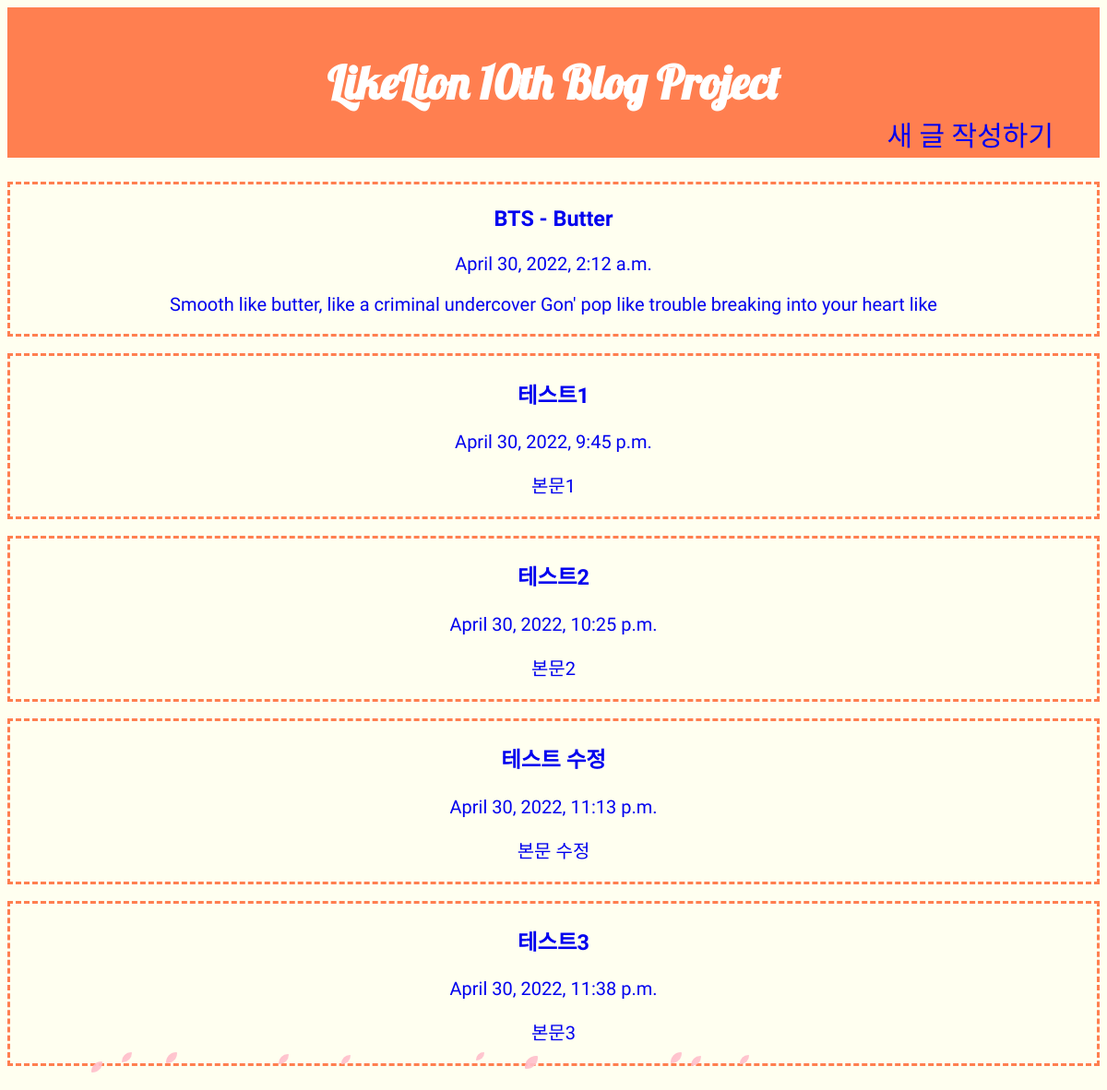
The page / on the database its author committed.
### blog/models.py (models this page shows, shortened)
class Blog(models.Model): # Blog는 데이터베이스
  title = models.CharField(max_length=20)
  contents = models.TextField()
  created_at = models.DateTimeField(auto_now_add=True)
  def summary(self):
      return self.contents[:100] # 본문을 100자까지만 보여줌

### blog/views.py (the view)
# urls.py: 2. Add a URL to urlpatterns:  path('', views.home, name='home')
def home(request):
  blogs = Blog.objects.all()
  return render(request,'home.html',{'blogs':blogs})

### blog/templates/home.html (shortened to what this page needs)
{% load static %}
<link rel="stylesheet" href="{% static 'css/style.css' %}">
<h1 class="home-h1">LikeLion 10th Blog Project</h1>
<p class="home-p"><a href="{% url 'new' %}">새 글 작성하기</a></p>
{% for blog in blogs %}
<div class="home-div">
  <a href="{% url 'detail' blog.id %}">
    <h3>{{blog.title}}</h3>
    {{blog.created_at}}
    <p>{{blog.summary}}</p>
  </a>
</div>
{% endfor %}

### blog/static/css/style.css (style rules this page uses)
.home-h1 { background-color: coral; color: white; font-family: 'Lobster'; font-size: 50px; padding: 50px; }
.home-p { text-align: right; font-size: 30px; padding-right: 50px; margin-top: -100px; }
.home-p>a { text-decoration: none; }
.home-div { border-style: dashed; border-color: coral; font-size: 20px; }
.home-div>a { text-decoration: none; }
.detail-title, .detail-div, .new-h1, .home-p, .home-div, .edit-h1 { font-family: 'Yeon Sung', cursive; }

### rows shown on the page
Blog: title "BTS - Butter", created_at "April 30, 2022, 2:12 a.m.", summary "Smooth like butter, like a criminal undercover Gon' pop like trouble breaking into your heart like"
Blog: title "테스트1", created_at "April 30, 2022, 9:45 p.m.", summary "본문1"
Blog: title "테스트2", created_at "April 30, 2022, 10:25 p.m.", summary "본문2"
Blog: title "테스트 수정", created_at "April 30, 2022, 11:13 p.m.", summary "본문 수정"
Blog: title "테스트3", created_at "April 30, 2022, 11:38 p.m.", summary "본문3"
